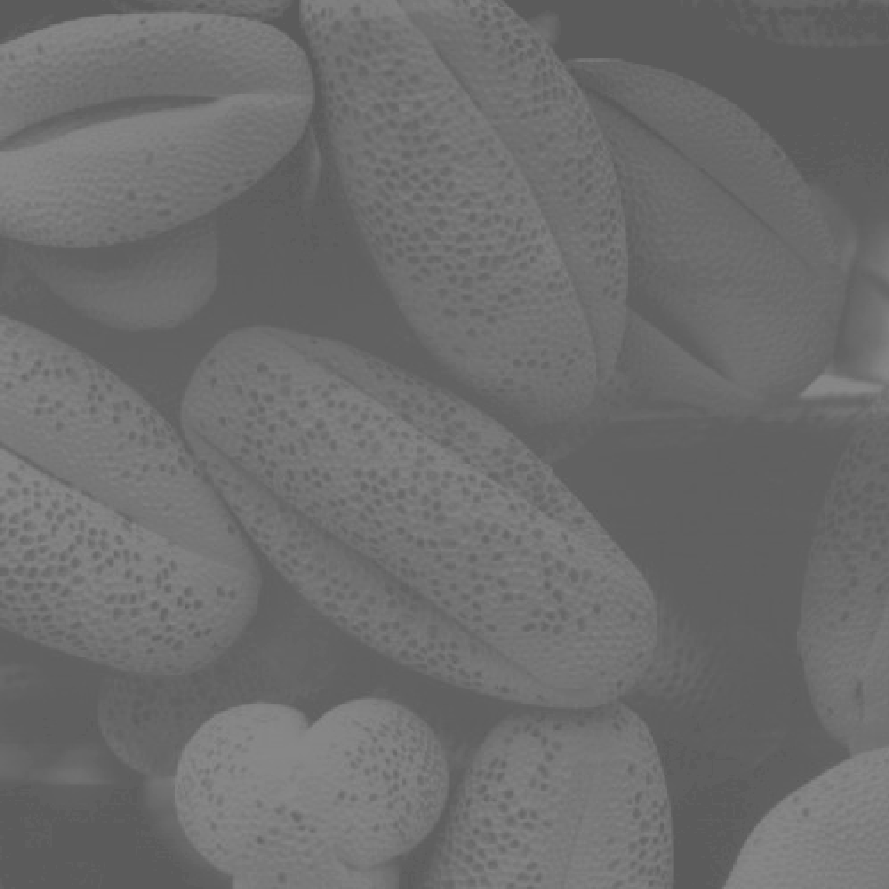
#> input picture Histogram Equalization/pollen.tif, 889 x 889 px
$ jupyter execute Histogram_Equalization.ipynb
#> lines starting #> are read from the running program, lines starting #| are printed output that depends on the picture
## Importing Libraries

[cell 1]
import cv2
from google.colab.patches import cv2_imshow
import numpy as np
import matplotlib.pyplot as plt

## Loading the image and generating histogram

[cell 2]
# loading the image
pollen = cv2.imread('pollen.tif')
#> pollen is the input picture: shape (889, 889, 3); min 91, max 138, mean 109.1
pollen = cv2.cvtColor(pollen, cv2.COLOR_BGR2GRAY)
#> pollen: shape (889, 889)

plt.subplot(1, 2, 1)
plt.axis('off')
plt.title('Original Image')
plt.imshow(pollen, cmap = 'gray')

# generating histogram
plt.subplot(1, 2, 2)
plt.title("Histogram")
plt.hist(pollen.ravel(), bins = 256, range = [0,256])
plt.show()
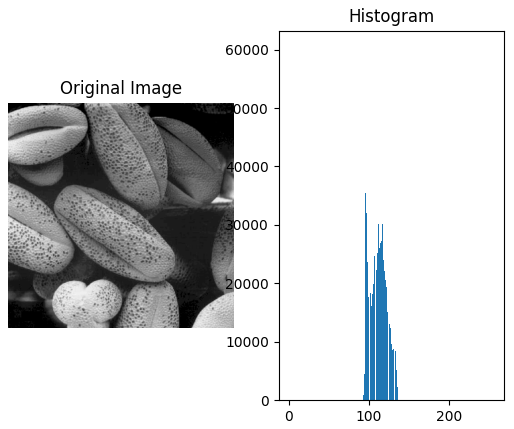
#> figure drawn by matplotlib, 2 panels; panel 2: tallest bar 60247 high, from x = 96 to 97

## Histogram Equalization

[cell 3]
pollen_histEq = cv2.equalizeHist(pollen)
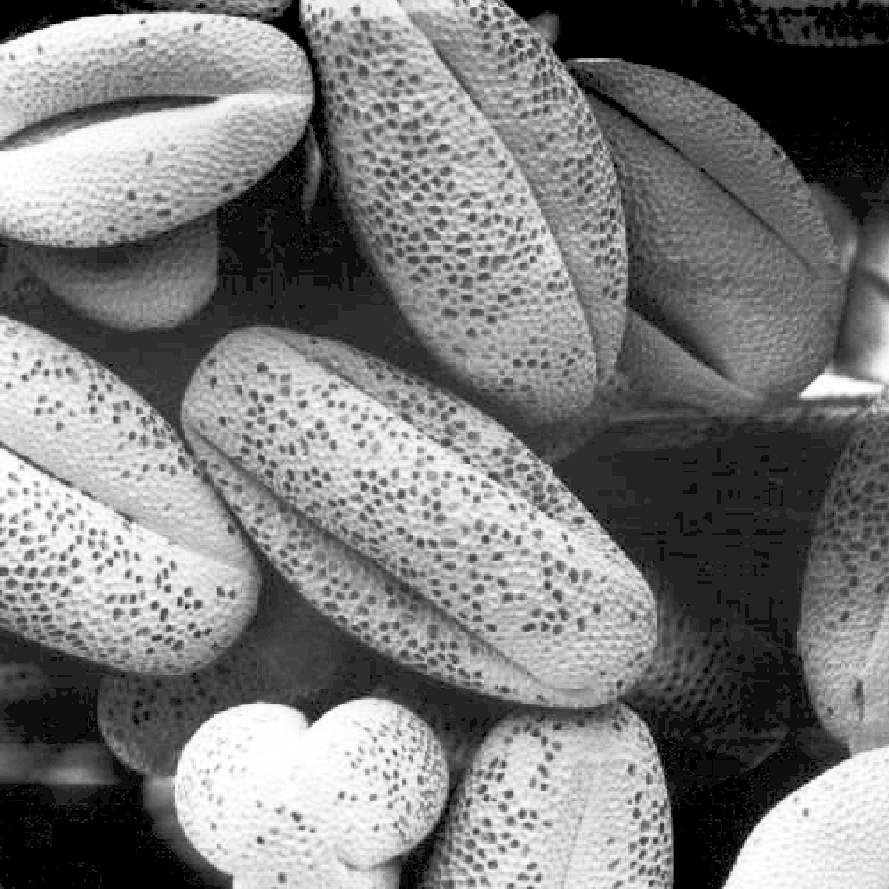
#> pollen_histEq: shape (889, 889); min 0, max 255, mean 122.7

plt.subplot(1, 2, 1)
plt.axis('off')
plt.title('Original Image')
plt.imshow(pollen_histEq, cmap = 'gray')

# generating histogram
plt.subplot(1, 2, 2)
plt.title("Equalized Histogram")
plt.hist(pollen_histEq.ravel(), bins = 256, range = [0,256])
plt.show()
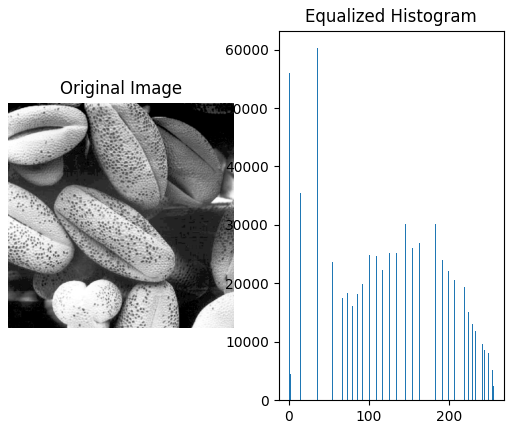
#> figure drawn by matplotlib, 2 panels; panel 2: tallest bar 60247 high, from x = 35 to 36
